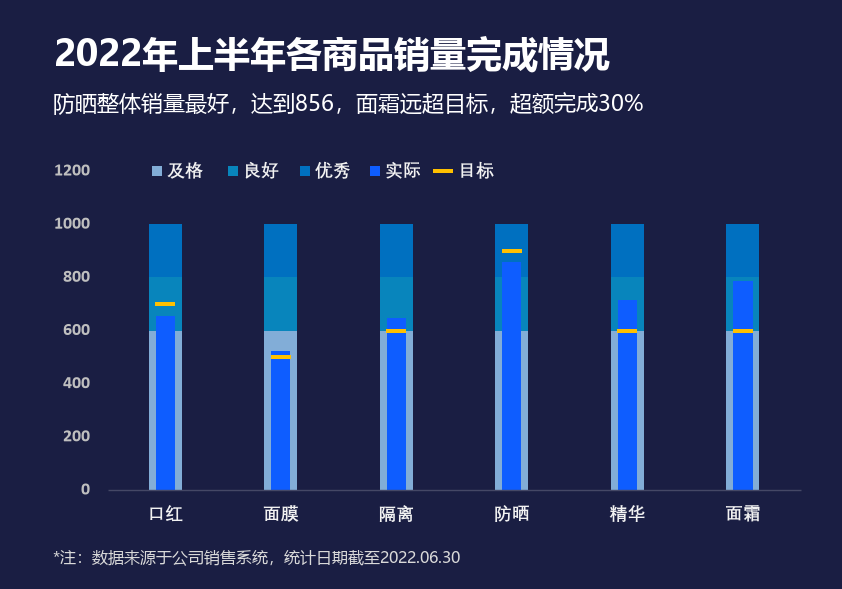

Here is the Python script that generated this plot:
# -*- coding: utf-8 -*-
"""图 25 · 子弹图（销量完成情况）。

三层堆叠背景条画「及格 / 良好 / 优秀」区间（0-600 / 600-800 / 800-1000），
上面盖一根更窄的深蓝实际值柱；目标值用黄色短横线（lineChart 的 dash 标记）。

绘图区 (107.5, 171.4)~(800.7, 490.0)，主值轴 0~1200。区间柱宽 33px
（gapWidth=250），实际柱宽 19.25px（gapWidth=500）。
"""

import matplotlib.pyplot as plt
from matplotlib.patches import Rectangle

import chartkit as kit

W, H = kit.chart_size(25)
X0, Y1, PW, PH = 107.5, 490.0, 693.2, 319.0

CATS = ["口红", "面膜", "隔离", "防晒", "精华", "面霜"]
ACTUAL = [653, 523, 648, 856, 714, 785]
TARGET = [700, 500, 600, 900, 600, 600]

BASE = "#82ADD7"
MID = "#0885BC"
TOP = "#0070C0"
ACTUAL_COLOR = "#0E5DFF"
TARGET_COLOR = "#FFC000"
TEXT = "#F2F2F2"


def value_y(value):
    return Y1 - value / 1200.0 * PH


def main():
    fig = kit.new_figure(W, H)
    ax = fig.add_axes([0, 0, 1, 1])
    ax.set_xlim(0, W)
    ax.set_ylim(H, 0)
    ax.axis("off")

    cluster = PW / len(CATS)
    range_width = cluster / (1 + 250 / 100.0)
    actual_width = cluster / (1 + 500 / 100.0)
    centers = [X0 + (index + 0.5) * cluster for index in range(len(CATS))]

    ax.plot([X0, X0 + PW], [Y1, Y1], color="#454866", linewidth=1.0,
            solid_capstyle="butt")

    for center in centers:
        for low, high, color in [(0, 600, BASE), (600, 800, MID),
                                 (800, 1000, TOP)]:
            ax.add_patch(Rectangle((center - range_width / 2, value_y(high)),
                                   range_width, value_y(low) - value_y(high),
                                   facecolor=color, edgecolor="none"))

    for center, actual in zip(centers, ACTUAL):
        top = value_y(actual)
        ax.add_patch(Rectangle((center - actual_width / 2, top), actual_width,
                               Y1 - top, facecolor=ACTUAL_COLOR, edgecolor="none"))

    for center, target in zip(centers, TARGET):
        y = value_y(target)
        ax.plot([center - 10, center + 10], [y, y], color=TARGET_COLOR,
                linewidth=4 * 0.72, solid_capstyle="butt")

    for value in range(0, 1201, 200):
        ax.text(90, value_y(value), str(value), color="#BFBFBF",
                fontsize=9 * kit.FONT_SCALE, fontfamily=kit.AXIS_FONTS,
                fontweight="bold", ha="right", va="center")

    for center, name in zip(centers, CATS):
        ax.text(center, 505, name, color=TEXT,
                fontsize=9 * kit.FONT_SCALE, fontfamily=kit.AXIS_FONTS,
                fontweight="bold", ha="center", va="top")

    # 图例
    legend = [(152, BASE, "及格"), (228, MID, "良好"), (300, TOP, "优秀"),
              (370, ACTUAL_COLOR, "实际")]
    for x, color, label in legend:
        ax.add_patch(Rectangle((x, 166), 10, 10, facecolor=color, edgecolor="none"))
        ax.text(x + 15, 171, label, color=TEXT, fontsize=9 * kit.FONT_SCALE,
                fontfamily=kit.AXIS_FONTS, fontweight="bold",
                ha="left", va="center")
    ax.plot([433, 453], [171, 171], color=TARGET_COLOR, linewidth=4 * 0.72,
            solid_capstyle="butt")
    ax.text(458, 171, "目标", color=TEXT, fontsize=9 * kit.FONT_SCALE,
            fontfamily=kit.AXIS_FONTS, fontweight="bold",
            ha="left", va="center")

    ax.text(54, 36, "2022年上半年各商品销量完成情况", color="white",
            fontsize=18 * kit.FONT_SCALE, fontfamily=kit.UI_FONT,
            fontweight="bold", va="top", ha="left")
    ax.text(53, 92, "防晒整体销量最好，达到856，面霜远超目标，超额完成30%",
            color="white", fontsize=11 * kit.FONT_SCALE,
            fontfamily=kit.UI_FONT, va="top", ha="left")
    ax.text(53, 550, "*注：数据来源于公司销售系统，统计日期截至2022.06.30",
            color="#D9D9D9", fontsize=8 * kit.FONT_SCALE,
            fontfamily=kit.UI_FONT, va="top", ha="left")

    kit.save(fig, "chart25_bullet.png")
    plt.close(fig)


if __name__ == "__main__":
    main()
